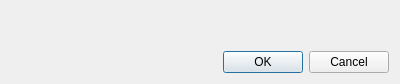
<?xml version="1.0" encoding="UTF-8"?>
<ui version="4.0">
 <class>ParamDialog</class>
 <widget class="QDialog" name="ParamDialog">
  <property name="geometry">
   <rect>
    <x>0</x>
    <y>0</y>
    <width>400</width>
    <height>84</height>
   </rect>
  </property>
  <property name="windowTitle">
   <string>Model Parameters</string>
  </property>
  <property name="modal">
   <bool>true</bool>
  </property>
  <layout class="QVBoxLayout" name="verticalLayout">
   <item>
    <widget class="QFrame" name="frame">
     <property name="frameShape">
      <enum>QFrame::NoFrame</enum>
     </property>
     <property name="frameShadow">
      <enum>QFrame::Raised</enum>
     </property>
    </widget>
   </item>
   <item>
    <widget class="QDialogButtonBox" name="buttonBox">
     <property name="orientation">
      <enum>Qt::Horizontal</enum>
     </property>
     <property name="standardButtons">
      <set>QDialogButtonBox::Cancel|QDialogButtonBox::Ok</set>
     </property>
    </widget>
   </item>
  </layout>
 </widget>
 <resources/>
 <connections>
  <connection>
   <sender>buttonBox</sender>
   <signal>accepted()</signal>
   <receiver>ParamDialog</receiver>
   <slot>accept()</slot>
   <hints>
    <hint type="sourcelabel">
     <x>248</x>
     <y>254</y>
    </hint>
    <hint type="destinationlabel">
     <x>157</x>
     <y>274</y>
    </hint>
   </hints>
  </connection>
  <connection>
   <sender>buttonBox</sender>
   <signal>rejected()</signal>
   <receiver>ParamDialog</receiver>
   <slot>reject()</slot>
   <hints>
    <hint type="sourcelabel">
     <x>316</x>
     <y>260</y>
    </hint>
    <hint type="destinationlabel">
     <x>286</x>
     <y>274</y>
    </hint>
   </hints>
  </connection>
 </connections>
</ui>
